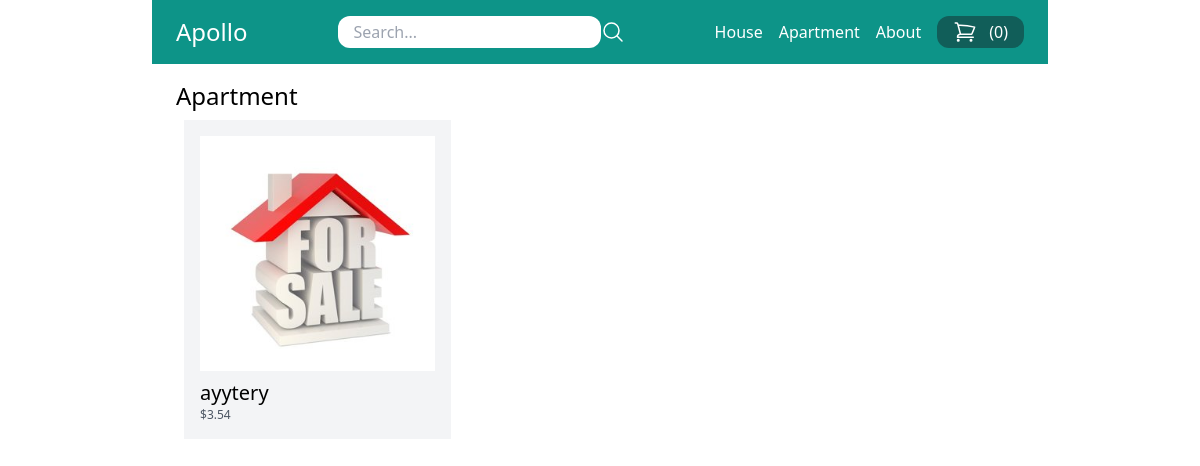
Page /apartment/ on the earlier database version.
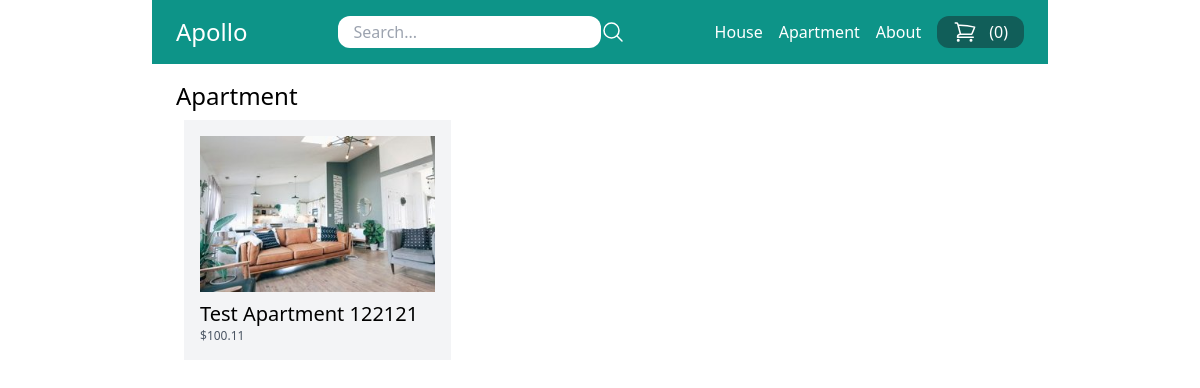
Same page on the later database version.
### store/models.py (models this page shows, shortened)
class Category(models.Model):
    title = models.CharField(max_length=50)
    slug = models.SlugField(max_length=50)
    class Meta:
        verbose_name_plural = 'Categories'

class Product(models.Model):
    DRAFT = 'draft'
    WAITING_APPROVAL = 'waitingapproval'
    ACTIVE = 'active'
    DELETED = 'deleted'
    STATUS_CHOICES = (
        (DRAFT, 'Draft'),
        (WAITING_APPROVAL, 'Waiting approval'),
        (ACTIVE, 'Active'),
        (DELETED, 'Deleted'),
    )
    user = models.ForeignKey(User, related_name='products', on_delete=models.CASCADE)
    category = models.ForeignKey(Category, related_name='products', on_delete=models.CASCADE)
    title = models.CharField(max_length=50)
    slug = models.SlugField(max_length=50)
    description = models.TextField(blank=True)
    price = models.IntegerField()
    image = models.ImageField(upload_to='uploads/product_images/', blank=True, null=True)
    thumbnail = models.ImageField(upload_to='uploads/product_images/thumbnails/', blank=True, null=True)
    created_at = models.DateTimeField(auto_now_add=True)
    updated_at = models.DateTimeField(auto_now=True)
    status = models.CharField(max_length=50, choices=STATUS_CHOICES, default=ACTIVE)
    class Meta:
        ordering = ('-created_at',)
    def get_display_price(self):
        return self.price / 100
    def get_thumbnail(self):
        if self.thumbnail:
            return self.thumbnail.url
        else:
            if self.image:
                self.thumbnail = self.make_thumbnail(self.image)
                self.save()
                return self.thumbnail.url
            else:
                return 'https://via.placeholder.com/240x240x.jpg'
    def make_thumbnail(self, image, size=(300, 300)):
        img = Image.open(image)
        img.convert('RGB')
        img.thumbnail(size)
        thumb_io = BytesIO()
        img.save(thumb_io, 'JPEG', quality=85)
        name = image.name.replace('uploads/product_images/', '')
        thumbnail = File(thumb_io, name=name)
        return thumbnail

### store/views.py (the view)
# urls.py: path('<slug:slug>/', views.category_detail, name='category_detail'),
def category_detail(request, slug):
    category = get_object_or_404(Category, slug=slug)
    products = category.products.filter(status=Product.ACTIVE)
    return render(request, 'store/category_detail.html', {
        'category': category,
        'products': products
    })

### store/cart.py (called while the page is built)
    def __len__(self):
        return sum(item['quantity'] for item in self.cart.values())

### store/context_processors.py (called while the page is built)
def cart(request):
    return {'cart': Cart(request)}

### store/templatetags/menu.py (called while the page is built)
@register.inclusion_tag('core/menu.html')
def menu():
    categories = Category.objects.all()
    return {'categories': categories}

### store/templates/store/category_detail.html (shortened to what this page needs)
{% extends 'core/base.html' %}
{% block content %}
    <h1 class="text-2xl">{{ category.title }}</h1>
    {% include 'store/partials/products.html' %}
{% endblock %}

### core/templates/core/menu.html
{% for category in categories %}
    <a href="{% url 'category_detail' category.slug %}" class="text-white">{{ category.title }}</a>
{% endfor %}
<a href="{% url 'about' %}" class="text-white">About</a>

### store/templates/store/partials/products.html
<div class="flex flex-wrap">
    {% for product in products %}
        <div class="product w-1/3 p-2">
            <div class="p-4 bg-gray-100">
                <a href="{% url 'product_detail' product.category.slug product.slug %}">
                        <div class="image mb-2">
                            <img src="{{ product.get_thumbnail }}" alt="Image of {{ product.title }}">
                        </div>
                    <h2 class="text-xl">{{ product.title }}</h2>
                    <p class="text-xs text-gray-600">${{ product.get_display_price }}</p>
                </a>
            </div>
        </div>
    {% endfor %}
</div>

Differences in the rows shown:
no longer on this page (row edited): Product: title "ayytery", get_display_price "3.54"
added Product: get_thumbnail (picture), title "Test Apartment 122121", get_display_price "100.11"
